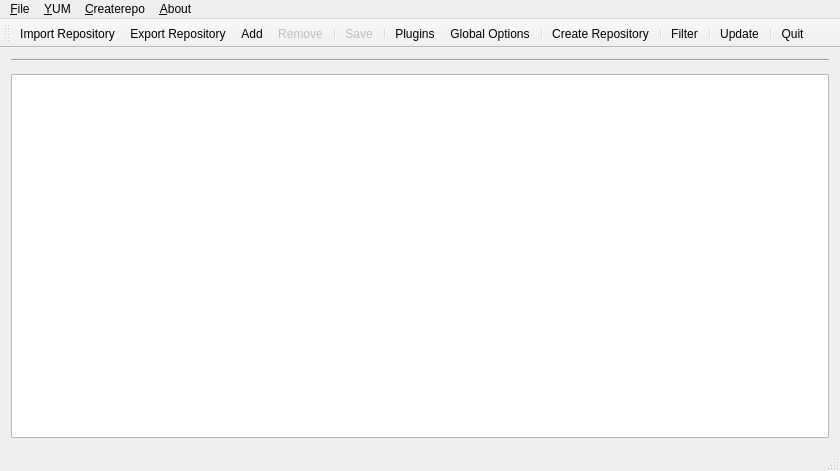
<?xml version="1.0" encoding="UTF-8"?>
<ui version="4.0">
 <class>YUMRepoManager</class>
 <widget class="QMainWindow" name="YUMRepoManager">
  <property name="geometry">
   <rect>
    <x>0</x>
    <y>0</y>
    <width>840</width>
    <height>471</height>
   </rect>
  </property>
  <property name="sizePolicy">
   <sizepolicy hsizetype="Preferred" vsizetype="Preferred">
    <horstretch>0</horstretch>
    <verstretch>0</verstretch>
   </sizepolicy>
  </property>
  <property name="windowTitle">
   <string>YUMRepoManager</string>
  </property>
  <property name="windowIcon">
   <iconset resource="Images.qrc">
    <normaloff>:/Icons/Images/yumrepomanager.png</normaloff>:/Icons/Images/yumrepomanager.png</iconset>
  </property>
  <property name="styleSheet">
   <string notr="true"/>
  </property>
  <property name="documentMode">
   <bool>false</bool>
  </property>
  <property name="unifiedTitleAndToolBarOnMac">
   <bool>false</bool>
  </property>
  <widget class="QWidget" name="centralWidget">
   <layout class="QGridLayout" name="gridLayout_2">
    <item row="0" column="0">
     <layout class="QVBoxLayout" name="verticalLayout">
      <item>
       <widget class="Line" name="line">
        <property name="orientation">
         <enum>Qt::Horizontal</enum>
        </property>
       </widget>
      </item>
      <item>
       <widget class="QWidget" name="slideBar" native="true">
        <property name="enabled">
         <bool>true</bool>
        </property>
        <property name="sizePolicy">
         <sizepolicy hsizetype="Expanding" vsizetype="Preferred">
          <horstretch>0</horstretch>
          <verstretch>0</verstretch>
         </sizepolicy>
        </property>
        <property name="minimumSize">
         <size>
          <width>0</width>
          <height>0</height>
         </size>
        </property>
        <property name="maximumSize">
         <size>
          <width>16777215</width>
          <height>0</height>
         </size>
        </property>
        <property name="autoFillBackground">
         <bool>true</bool>
        </property>
        <layout class="QGridLayout" name="gridLayout">
         <property name="leftMargin">
          <number>0</number>
         </property>
         <property name="topMargin">
          <number>0</number>
         </property>
         <property name="rightMargin">
          <number>0</number>
         </property>
         <property name="bottomMargin">
          <number>0</number>
         </property>
         <item row="0" column="0">
          <widget class="QFrame" name="slideFrame">
           <property name="sizePolicy">
            <sizepolicy hsizetype="Expanding" vsizetype="Preferred">
             <horstretch>0</horstretch>
             <verstretch>0</verstretch>
            </sizepolicy>
           </property>
           <property name="maximumSize">
            <size>
             <width>16777215</width>
             <height>60</height>
            </size>
           </property>
           <property name="frameShape">
            <enum>QFrame::StyledPanel</enum>
           </property>
           <property name="frameShadow">
            <enum>QFrame::Sunken</enum>
           </property>
           <widget class="QWidget" name="layoutWidget">
            <property name="geometry">
             <rect>
              <x>7</x>
              <y>12</y>
              <width>808</width>
              <height>37</height>
             </rect>
            </property>
            <layout class="QHBoxLayout" name="horizontalLayout">
             <item>
              <widget class="QLabel" name="labelColumnFilter">
               <property name="text">
                <string>Column filter:</string>
               </property>
               <property name="alignment">
                <set>Qt::AlignRight|Qt::AlignTrailing|Qt::AlignVCenter</set>
               </property>
               <property name="margin">
                <number>10</number>
               </property>
              </widget>
             </item>
             <item>
              <widget class="QComboBox" name="comboBoxColumnFilter">
               <property name="minimumSize">
                <size>
                 <width>160</width>
                 <height>0</height>
                </size>
               </property>
              </widget>
             </item>
             <item>
              <spacer name="horizontalSpacer">
               <property name="orientation">
                <enum>Qt::Horizontal</enum>
               </property>
               <property name="sizeType">
                <enum>QSizePolicy::Fixed</enum>
               </property>
               <property name="sizeHint" stdset="0">
                <size>
                 <width>40</width>
                 <height>20</height>
                </size>
               </property>
              </spacer>
             </item>
             <item>
              <widget class="QLabel" name="labelRowFilter">
               <property name="text">
                <string>Row Filter:</string>
               </property>
               <property name="alignment">
                <set>Qt::AlignRight|Qt::AlignTrailing|Qt::AlignVCenter</set>
               </property>
               <property name="margin">
                <number>10</number>
               </property>
              </widget>
             </item>
             <item>
              <widget class="QComboBox" name="comboBoxRowFilter">
               <property name="minimumSize">
                <size>
                 <width>160</width>
                 <height>0</height>
                </size>
               </property>
              </widget>
             </item>
             <item>
              <spacer name="horizontalSpacer_2">
               <property name="orientation">
                <enum>Qt::Horizontal</enum>
               </property>
               <property name="sizeType">
                <enum>QSizePolicy::Preferred</enum>
               </property>
               <property name="sizeHint" stdset="0">
                <size>
                 <width>239</width>
                 <height>20</height>
                </size>
               </property>
              </spacer>
             </item>
            </layout>
           </widget>
          </widget>
         </item>
        </layout>
       </widget>
      </item>
      <item>
       <widget class="MyTableView" name="tableView">
        <property name="sizePolicy">
         <sizepolicy hsizetype="Expanding" vsizetype="Preferred">
          <horstretch>0</horstretch>
          <verstretch>0</verstretch>
         </sizepolicy>
        </property>
        <property name="acceptDrops">
         <bool>false</bool>
        </property>
        <property name="styleSheet">
         <string notr="true"/>
        </property>
        <property name="dragEnabled">
         <bool>false</bool>
        </property>
        <property name="dragDropMode">
         <enum>QAbstractItemView::NoDragDrop</enum>
        </property>
        <property name="defaultDropAction">
         <enum>Qt::IgnoreAction</enum>
        </property>
        <property name="selectionMode">
         <enum>QAbstractItemView::ExtendedSelection</enum>
        </property>
        <property name="selectionBehavior">
         <enum>QAbstractItemView::SelectRows</enum>
        </property>
       </widget>
      </item>
     </layout>
    </item>
   </layout>
  </widget>
  <widget class="QMenuBar" name="menuBar">
   <property name="geometry">
    <rect>
     <x>0</x>
     <y>0</y>
     <width>840</width>
     <height>19</height>
    </rect>
   </property>
   <widget class="QMenu" name="menuFile">
    <property name="title">
     <string>&amp;File</string>
    </property>
    <addaction name="actionImport_repository"/>
    <addaction name="actionExport_Repository"/>
    <addaction name="actionAdd"/>
    <addaction name="actionRemove"/>
    <addaction name="separator"/>
    <addaction name="actionSave"/>
    <addaction name="separator"/>
    <addaction name="actionPreferences"/>
    <addaction name="actionQuit"/>
   </widget>
   <widget class="QMenu" name="menuTools">
    <property name="title">
     <string>&amp;YUM</string>
    </property>
    <addaction name="actionPlugins"/>
    <addaction name="actionGlobal_Options"/>
   </widget>
   <widget class="QMenu" name="menuHelp">
    <property name="title">
     <string>&amp;About</string>
    </property>
    <addaction name="actionAbout_YUMRepoManager"/>
    <addaction name="actionAbout_Qt"/>
   </widget>
   <widget class="QMenu" name="menu_Tools">
    <property name="title">
     <string>&amp;Createrepo</string>
    </property>
    <addaction name="actionCreate"/>
    <addaction name="actionCreaterepoArguments"/>
   </widget>
   <addaction name="menuFile"/>
   <addaction name="menuTools"/>
   <addaction name="menu_Tools"/>
   <addaction name="menuHelp"/>
  </widget>
  <widget class="QToolBar" name="mainToolBar">
   <property name="enabled">
    <bool>true</bool>
   </property>
   <property name="font">
    <font>
     <stylestrategy>PreferAntialias</stylestrategy>
    </font>
   </property>
   <property name="acceptDrops">
    <bool>false</bool>
   </property>
   <property name="autoFillBackground">
    <bool>false</bool>
   </property>
   <property name="styleSheet">
    <string notr="true"/>
   </property>
   <property name="movable">
    <bool>true</bool>
   </property>
   <property name="allowedAreas">
    <set>Qt::AllToolBarAreas</set>
   </property>
   <property name="iconSize">
    <size>
     <width>24</width>
     <height>24</height>
    </size>
   </property>
   <property name="floatable">
    <bool>false</bool>
   </property>
   <attribute name="toolBarArea">
    <enum>TopToolBarArea</enum>
   </attribute>
   <attribute name="toolBarBreak">
    <bool>false</bool>
   </attribute>
   <addaction name="actionImport_repository"/>
   <addaction name="actionExport_Repository"/>
   <addaction name="actionAdd"/>
   <addaction name="actionRemove"/>
   <addaction name="separator"/>
   <addaction name="actionSave"/>
   <addaction name="separator"/>
   <addaction name="actionPlugins"/>
   <addaction name="actionGlobal_Options"/>
   <addaction name="separator"/>
   <addaction name="actionCreate"/>
   <addaction name="separator"/>
   <addaction name="actionFilter"/>
   <addaction name="separator"/>
   <addaction name="actionUpdateRepositoryList"/>
   <addaction name="separator"/>
   <addaction name="actionQuit"/>
  </widget>
  <widget class="QStatusBar" name="statusBar"/>
  <action name="actionAdd">
   <property name="icon">
    <iconset resource="Images.qrc">
     <normaloff>:/Icons/Images/Add.png</normaloff>:/Icons/Images/Add.png</iconset>
   </property>
   <property name="text">
    <string>&amp;Add</string>
   </property>
   <property name="toolTip">
    <string>Add Repository</string>
   </property>
   <property name="shortcut">
    <string>Ctrl+A</string>
   </property>
  </action>
  <action name="actionRemove">
   <property name="enabled">
    <bool>false</bool>
   </property>
   <property name="icon">
    <iconset resource="Images.qrc">
     <normaloff>:/Icons/Images/Remove.png</normaloff>:/Icons/Images/Remove.png</iconset>
   </property>
   <property name="text">
    <string>&amp;Remove</string>
   </property>
   <property name="toolTip">
    <string>Remove Repository</string>
   </property>
   <property name="shortcut">
    <string>Ctrl+R</string>
   </property>
  </action>
  <action name="actionQuit">
   <property name="icon">
    <iconset resource="Images.qrc">
     <normaloff>:/Icons/Images/Exit.png</normaloff>:/Icons/Images/Exit.png</iconset>
   </property>
   <property name="text">
    <string>&amp;Quit</string>
   </property>
   <property name="toolTip">
    <string>Quit Application</string>
   </property>
   <property name="shortcut">
    <string>Ctrl+Q</string>
   </property>
  </action>
  <action name="actionCreate">
   <property name="icon">
    <iconset resource="Images.qrc">
     <normaloff>:/Icons/Images/Update.png</normaloff>:/Icons/Images/Update.png</iconset>
   </property>
   <property name="text">
    <string>&amp;Create Repository...</string>
   </property>
   <property name="toolTip">
    <string>Create a Local Repository</string>
   </property>
   <property name="shortcut">
    <string>Ctrl+C</string>
   </property>
  </action>
  <action name="actionAbout_YUMRepoManager">
   <property name="icon">
    <iconset resource="Images.qrc">
     <normaloff>:/Icons/Images/About.png</normaloff>:/Icons/Images/About.png</iconset>
   </property>
   <property name="text">
    <string>About YUMRepoManager...</string>
   </property>
   <property name="toolTip">
    <string>About YUMRepoManager</string>
   </property>
  </action>
  <action name="actionGlobal_Options">
   <property name="icon">
    <iconset resource="Images.qrc">
     <normaloff>:/Icons/Images/GlobalOptions.png</normaloff>:/Icons/Images/GlobalOptions.png</iconset>
   </property>
   <property name="text">
    <string>Global &amp;Options...</string>
   </property>
   <property name="toolTip">
    <string>YUM's Global Options</string>
   </property>
   <property name="shortcut">
    <string>Ctrl+O</string>
   </property>
  </action>
  <action name="actionAbout_Qt">
   <property name="icon">
    <iconset resource="Images.qrc">
     <normaloff>:/Icons/Images/Qt.png</normaloff>:/Icons/Images/Qt.png</iconset>
   </property>
   <property name="text">
    <string>About Qt...</string>
   </property>
  </action>
  <action name="actionSave">
   <property name="enabled">
    <bool>false</bool>
   </property>
   <property name="icon">
    <iconset resource="Images.qrc">
     <normaloff>:/Icons/Images/Save.png</normaloff>:/Icons/Images/Save.png</iconset>
   </property>
   <property name="text">
    <string>&amp;Save</string>
   </property>
   <property name="toolTip">
    <string>Save Changes</string>
   </property>
   <property name="shortcut">
    <string>Ctrl+S</string>
   </property>
  </action>
  <action name="actionPreferences">
   <property name="icon">
    <iconset resource="Images.qrc">
     <normaloff>:/Icons/Images/Preferences.png</normaloff>:/Icons/Images/Preferences.png</iconset>
   </property>
   <property name="text">
    <string>Prefere&amp;nces...</string>
   </property>
   <property name="shortcut">
    <string>Ctrl+N</string>
   </property>
  </action>
  <action name="actionPlugins">
   <property name="icon">
    <iconset resource="Images.qrc">
     <normaloff>:/Icons/Images/Plugins.png</normaloff>:/Icons/Images/Plugins.png</iconset>
   </property>
   <property name="text">
    <string>&amp;Plugins...</string>
   </property>
   <property name="toolTip">
    <string>Plugins</string>
   </property>
   <property name="shortcut">
    <string>Ctrl+P</string>
   </property>
  </action>
  <action name="actionFilter">
   <property name="icon">
    <iconset resource="Images.qrc">
     <normaloff>:/Icons/Images/Filter.png</normaloff>:/Icons/Images/Filter.png</iconset>
   </property>
   <property name="text">
    <string>&amp;Filter</string>
   </property>
   <property name="toolTip">
    <string>Filters</string>
   </property>
   <property name="shortcut">
    <string>Ctrl+F</string>
   </property>
   <property name="visible">
    <bool>true</bool>
   </property>
  </action>
  <action name="actionImport_repository">
   <property name="icon">
    <iconset resource="Images.qrc">
     <normaloff>:/Icons/Images/Import.png</normaloff>:/Icons/Images/Import.png</iconset>
   </property>
   <property name="text">
    <string>&amp;Import Repository</string>
   </property>
   <property name="shortcut">
    <string>Ctrl+I</string>
   </property>
  </action>
  <action name="actionCreaterepoArguments">
   <property name="icon">
    <iconset resource="Images.qrc">
     <normaloff>:/Icons/Images/Arguments.png</normaloff>:/Icons/Images/Arguments.png</iconset>
   </property>
   <property name="text">
    <string>Ar&amp;guments</string>
   </property>
   <property name="shortcut">
    <string>Ctrl+G</string>
   </property>
  </action>
  <action name="actionUpdateRepositoryList">
   <property name="icon">
    <iconset resource="Images.qrc">
     <normaloff>:/Icons/Images/Refresh.png</normaloff>:/Icons/Images/Refresh.png</iconset>
   </property>
   <property name="text">
    <string>Update</string>
   </property>
   <property name="toolTip">
    <string>Update Repository List</string>
   </property>
   <property name="shortcut">
    <string>F5</string>
   </property>
  </action>
  <action name="actionExport_Repository">
   <property name="icon">
    <iconset resource="Images.qrc">
     <normaloff>:/Icons/Images/Export.png</normaloff>:/Icons/Images/Export.png</iconset>
   </property>
   <property name="text">
    <string>Export Repository</string>
   </property>
   <property name="shortcut">
    <string>Ctrl+E</string>
   </property>
  </action>
 </widget>
 <layoutdefault spacing="6" margin="11"/>
 <customwidgets>
  <customwidget>
   <class>MyTableView</class>
   <extends>QTableView</extends>
   <header>mytableview.h</header>
  </customwidget>
 </customwidgets>
 <tabstops>
  <tabstop>tableView</tabstop>
  <tabstop>comboBoxColumnFilter</tabstop>
 </tabstops>
 <resources>
  <include location="Images.qrc"/>
 </resources>
 <connections/>
</ui>
